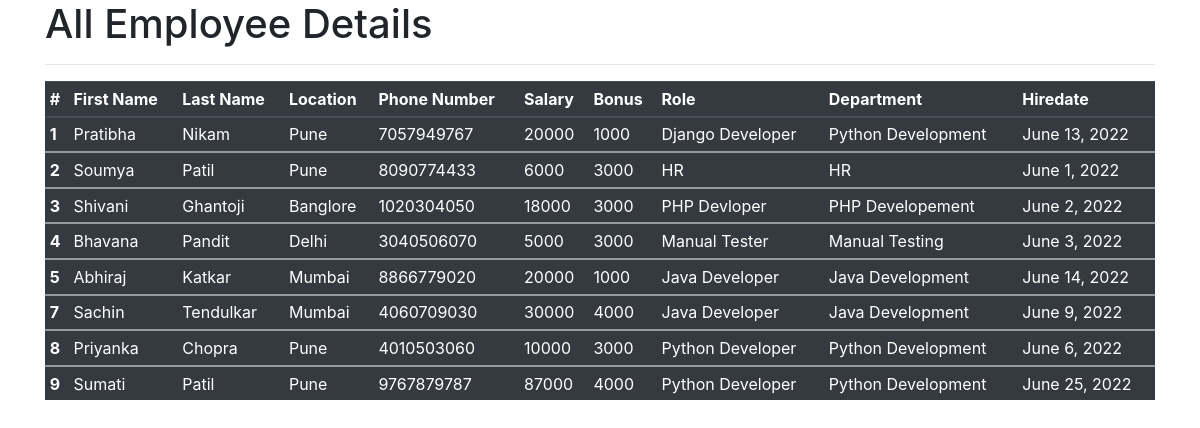
The app's page /all_emp with its own data.
### emp_app/models.py (models this page shows, shortened)
class Employee(models.Model):
    first_name = models.CharField(max_length=100, null=False)
    last_name =models.CharField(max_length=100)
    dept = models.ForeignKey(Department, on_delete=models.CASCADE)
    salary = models.IntegerField(default=0)
    bonus = models.IntegerField(default=0)
    role = models.ForeignKey(Role, on_delete=models.CASCADE)
    phone = models.IntegerField(default=0)
    hire_date = models.DateField()
    def __str__(self):
        return "%s %s %s" %(self.first_name,self.last_name,self.phone)

class Department(models.Model):
    name = models.CharField(max_length=100, null=False)
    location = models.CharField(max_length=100)

class Role(models.Model):
    name = models.CharField(max_length=100, null=False)

### emp_app/views.py (the view)
# urls.py: path('all_emp', views.all_emp, name = 'all_emp'),
def all_emp(request):
    emps = Employee.objects.all()
    context={
        'emps': emps
    }
    print (context)
    return render(request, 'view_all_emp.html', context)

### emp_app/templates/view_all_emp.html (shortened to what this page needs)
<!DOCTYPE html>
<html lang="en">
<head>
</head>
<link rel="stylesheet" href="https://cdn.jsdelivr.net/npm/bootstrap@4.4.1/dist/css/bootstrap.min.css">
<body>
    <div class="container">
        <h1>All Employee Details</h1>
        <hr>
        <table class="table table-sm table-dark">
            <thead>
              <tr>
                <th scope="col">#</th>
                <th scope="col">First Name</th>
                <th scope="col">Last Name</th>
                <th scope="col">Location</th>
                <th scope="col">Phone Number</th>
                <th scope="col">Salary</th>
                <th scope="col">Bonus</th>
                <th scope="col">Role</th>
                <th scope="col">Department</th>
                <th scope="col">Hiredate</th>
              </tr>
            </thead>
                {% for emp in emps%}
            <tbody>
              <tr>
                <th scope="row">{{emp.id}}</th>
                <td>{{emp.first_name}}</td>
                <td>{{emp.last_name}}</td>
                <td>{{emp.dept.location}}</td>
                <td>{{emp.phone}}</td>
                <td>{{emp.salary}}</td>
                <td>{{emp.bonus}}</td>
                <td>{{emp.role.name}}</td>
                <td>{{emp.dept.name}}</td>
                <td>{{emp.hire_date}}</td>
              </tr>
            </tbody>
                {% endfor%}
          </table>
    </div>
  </body>
</html>

### records on screen
Employee: id "1", first_name "Pratibha", last_name "Nikam", dept.location "Pune", phone "7057949767", salary "20000", bonus "1000", role.name "Django Developer", dept.name "Python Development", hire_date "June 13, 2022"
Employee: id "2", first_name "Soumya", last_name "Patil", dept.location "Pune", phone "8090774433", salary "6000", bonus "3000", role.name "HR", dept.name "HR", hire_date "June 1, 2022"
Employee: id "3", first_name "Shivani", last_name "Ghantoji", dept.location "Banglore", phone "1020304050", salary "18000", bonus "3000", role.name "PHP Devloper", dept.name "PHP Developement", hire_date "June 2, 2022"
Employee: id "4", first_name "Bhavana", last_name "Pandit", dept.location "Delhi", phone "3040506070", salary "5000", bonus "3000", role.name "Manual Tester", dept.name "Manual Testing", hire_date "June 3, 2022"
Employee: id "5", first_name "Abhiraj", last_name "Katkar", dept.location "Mumbai", phone "8866779020", salary "20000", bonus "1000", role.name "Java Developer", dept.name "Java Development", hire_date "June 14, 2022"
Employee: id "7", first_name "Sachin", last_name "Tendulkar", dept.location "Mumbai", phone "4060709030", salary "30000", bonus "4000", role.name "Java Developer", dept.name "Java Development", hire_date "June 9, 2022"
Employee: id "8", first_name "Priyanka", last_name "Chopra", dept.location "Pune", phone "4010503060", salary "10000", bonus "3000", role.name "Python Developer", dept.name "Python Development", hire_date "June 6, 2022"
Employee: id "9", first_name "Sumati", last_name "Patil", dept.location "Pune", phone "9767879787", salary "87000", bonus "4000", role.name "Python Developer", dept.name "Python Development", hire_date "June 25, 2022"
